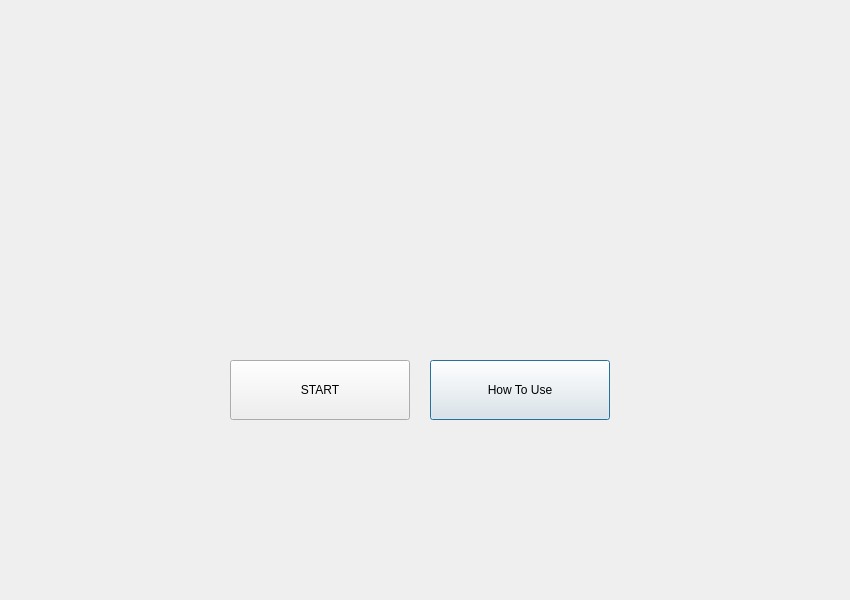
<?xml version="1.0" encoding="UTF-8"?>
<ui version="4.0">
 <class>homePT</class>
 <widget class="QDialog" name="homePT">
  <property name="geometry">
   <rect>
    <x>0</x>
    <y>0</y>
    <width>850</width>
    <height>600</height>
   </rect>
  </property>
  <property name="windowTitle">
   <string>HomePT와 함께 하는 올바른 홈트레이닝 라이프</string>
  </property>
  <property name="windowIcon">
   <iconset resource="heart.qrc">
    <normaloff>:/icon_heart/heart.png</normaloff>:/icon_heart/heart.png</iconset>
  </property>
  <property name="styleSheet">
   <string notr="true">background-color:&quot;Aliceblue&quot;;</string>
  </property>
  <widget class="QPushButton" name="howToUse">
   <property name="geometry">
    <rect>
     <x>430</x>
     <y>360</y>
     <width>180</width>
     <height>60</height>
    </rect>
   </property>
   <property name="autoFillBackground">
    <bool>false</bool>
   </property>
   <property name="styleSheet">
    <string notr="true">background-color:&quot;slateblue&quot;; color:&quot;white&quot;;font: 16pt&quot;경기천년제목M Medium&quot;;</string>
   </property>
   <property name="text">
    <string>How To Use</string>
   </property>
  </widget>
  <widget class="QPushButton" name="startButton">
   <property name="geometry">
    <rect>
     <x>230</x>
     <y>360</y>
     <width>180</width>
     <height>60</height>
    </rect>
   </property>
   <property name="autoFillBackground">
    <bool>false</bool>
   </property>
   <property name="styleSheet">
    <string notr="true">background-color:&quot;Royalblue&quot;; color:&quot;white&quot;;font: 16pt&quot;경기천년제목M Medium&quot;;</string>
   </property>
   <property name="text">
    <string>START</string>
   </property>
   <property name="checkable">
    <bool>false</bool>
   </property>
  </widget>
  <widget class="QWidget" name="mainLogo" native="true">
   <property name="geometry">
    <rect>
     <x>220</x>
     <y>120</y>
     <width>400</width>
     <height>300</height>
    </rect>
   </property>
   <property name="styleSheet">
    <string notr="true">image: url(:/logo/logo.png);</string>
   </property>
  </widget>
  <zorder>mainLogo</zorder>
  <zorder>howToUse</zorder>
  <zorder>startButton</zorder>
 </widget>
 <resources>
  <include location="heart.qrc"/>
  <include location="logo.qrc"/>
 </resources>
 <connections/>
 <slots>
  <signal>selectMenu()</signal>
  <slot>startSelectMenu()</slot>
 </slots>
</ui>
